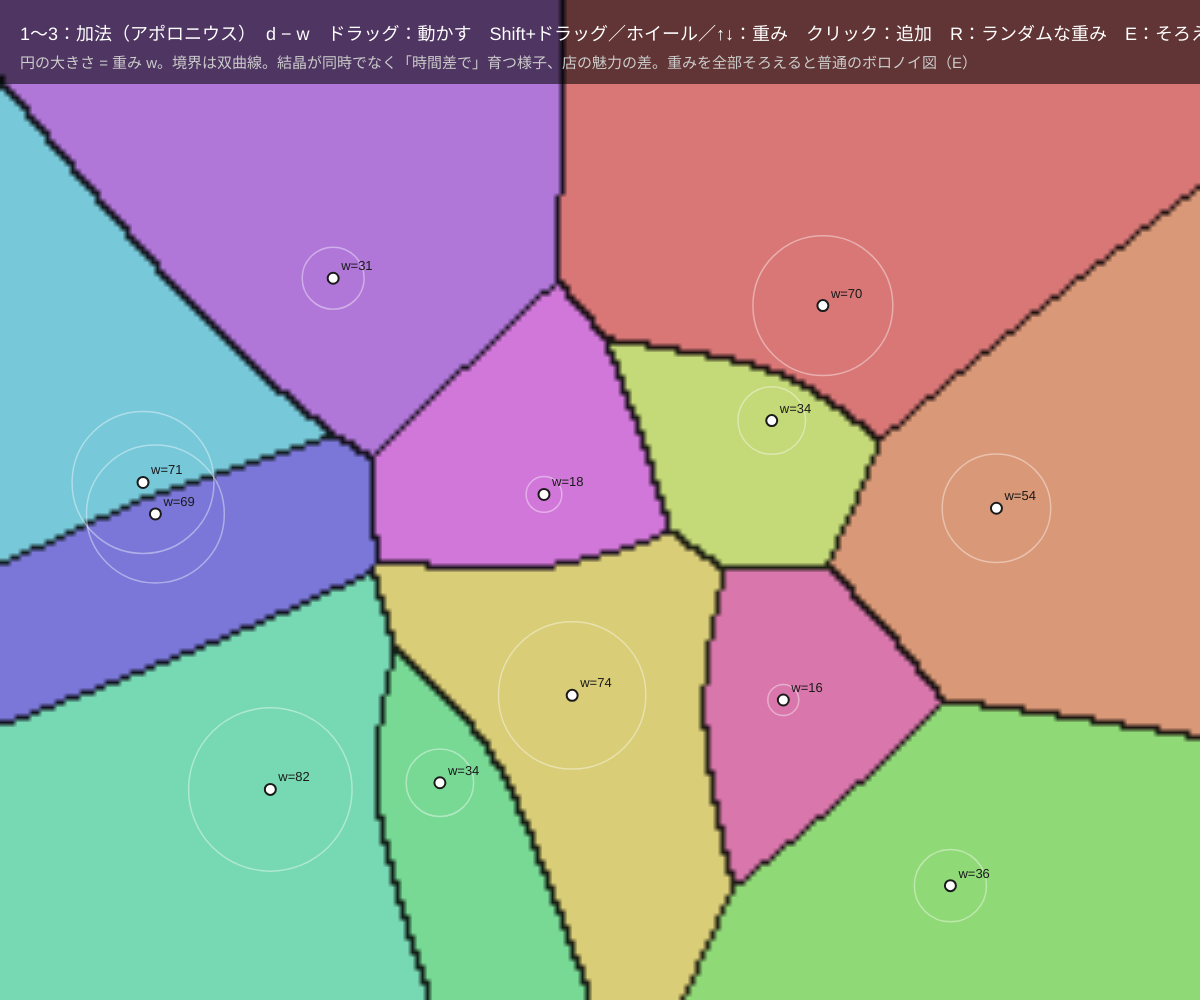
Frame 1 (no input)
Frame 60 (no input): identical to frame 1, image omitted
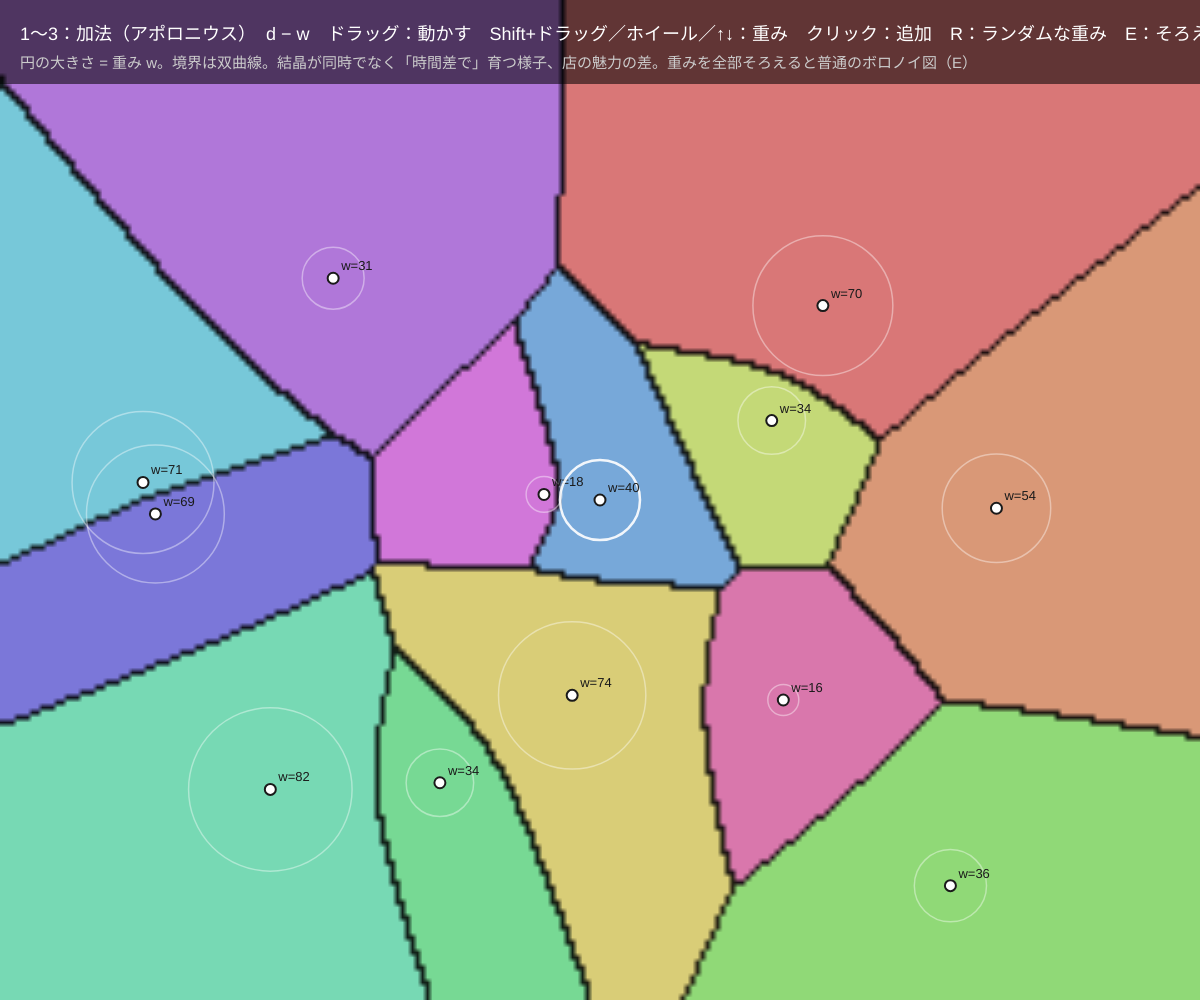
Frame 120 (the mouse pressed at the canvas centre since frame 60)

The p5.js sketch that drew these frames (run headless with seeded random() and noise() and a simulated clock; from frame 60 on, the mouse is pressed at the canvas centre):

// p5.js sketch
// ── sketch.js
// ============================================
// 08 重みつきボロノイ
// サイトに「重み w（強さ）」をつけて、距離の測り方を変える。強いサイトほど広いなわばりを持つ
//   1 加法（アポロニウス）d − w：境界は双曲線 / 2 乗法 d ÷ w：境界は円（アポロニウスの円）/ 3 パワー図 d² − w²：境界は直線
// 1〜3 = 種類 / ドラッグ = 動かす / Shift+ドラッグ・ホイール・↑↓ = マウスの近くのサイトの重み / クリック = 追加 / R = ランダムな重み / E = 重みをそろえる / C = 消す
// ============================================

let sites = [];
let mode = 1;
let res = 5;              // ★ 計算の細かさ
let buf, gw, gh;
let dirty = true;
let dragging = -1, weighting = -1, dragStartY = 0, wStart = 0;
let names = ['', '加法（アポロニウス）  d − w', '乗法  d ÷ w', 'パワー図  d² − w²'];

function setup() {
  createCanvas(windowWidth, windowHeight);
  colorMode(HSB, 360, 100, 100, 100);
  gw = ceil(width / res); gh = ceil(height / res);
  buf = createGraphics(gw, gh);
  buf.pixelDensity(1);
  for (let i = 0; i < 12; i++) sites.push({ x: random(80, width - 80), y: random(140, height - 60), w: random(10, 90) });
}

// ★ 重みつきの「距離」。小さいサイトが勝つ
function wdist(s, x, y) {
  let d2 = (x - s.x) ** 2 + (y - s.y) ** 2;
  if (mode === 1) return Math.sqrt(d2) - s.w;
  if (mode === 2) return Math.sqrt(d2) / (s.w * 0.02);   // w = 50 で 1 倍
  return d2 - s.w * s.w;
}

function paintBuffer() {
  let cols = sites.map((s, i) => hsbToRgb((i * 137.5) % 360, 45, 85));
  let lab = new Int16Array(gw * gh);
  for (let gy = 0; gy < gh; gy++) for (let gx = 0; gx < gw; gx++) {
    let x = (gx + 0.5) * res, y = (gy + 0.5) * res, best = -1, bd = Infinity;
    for (let i = 0; i < sites.length; i++) { let d = wdist(sites[i], x, y); if (d < bd) { bd = d; best = i; } }
    lab[gx + gy * gw] = best;
  }
  buf.loadPixels();
  let px = buf.pixels;
  for (let gy = 0; gy < gh; gy++) for (let gx = 0; gx < gw; gx++) {
    let i = gx + gy * gw, l = lab[i], k = 4 * i;
    let edge = (gx + 1 < gw && lab[i + 1] !== l) || (gy + 1 < gh && lab[i + gw] !== l);
    let c = l >= 0 ? cols[l] : [25, 25, 25], f = edge ? 0.15 : 1;
    px[k] = c[0] * f; px[k + 1] = c[1] * f; px[k + 2] = c[2] * f; px[k + 3] = 255;
  }
  buf.updatePixels();
  dirty = false;
}

function nearestIdx(x, y, r) {
  let best = -1, bd = r;
  for (let i = 0; i < sites.length; i++) { let d = dist(x, y, sites[i].x, sites[i].y); if (d < bd) { bd = d; best = i; } }
  return best;
}

function draw() {
  if (dirty) paintBuffer();
  image(buf, 0, 0, gw * res, gh * res);
  let hov = nearestIdx(mouseX, mouseY, 200);
  for (let i = 0; i < sites.length; i++) {
    let s = sites[i];
    noFill(); stroke(0, 0, 100, i === hov ? 90 : 40); strokeWeight(i === hov ? 2.5 : 1.5);
    circle(s.x, s.y, s.w * 2);                       // 重みを円の大きさで
    stroke(0, 0, 10); strokeWeight(2); fill(0, 0, 100); circle(s.x, s.y, 11);
    noStroke(); fill(0, 0, 10); textSize(13); text('w=' + nf(s.w, 1, 0), s.x + 8, s.y - 8);
  }
  noStroke(); fill(0, 0, 0, 55); rect(0, 0, width, 84);
  fill(0, 0, 100); textSize(18);
  text('1〜3：' + names[mode] + '　ドラッグ：動かす　Shift+ドラッグ／ホイール／↑↓：重み　クリック：追加　R：ランダムな重み　E：そろえる　C：消す', 20, 40);
  fill(0, 0, 80); textSize(15);
  let tip = mode === 1 ? '境界は双曲線。結晶が同時でなく「時間差で」育つ様子、店の魅力の差' : mode === 2 ? '境界は円。弱いサイトが強いサイトに囲まれて島になる。セルが飛び地になることも'
    : 'パワー図：境界はまっすぐのまま動く。重みが小さすぎるとセルが消える（空のセル）';
  text('円の大きさ = 重み w。' + tip + '。重みを全部そろえると普通のボロノイ図（E）', 20, 68);
}

function mousePressed() {
  if (mouseY < 90) return;
  let i = nearestIdx(mouseX, mouseY, 14);
  if (keyIsDown(SHIFT)) { weighting = nearestIdx(mouseX, mouseY, 200); dragStartY = mouseY; if (weighting >= 0) wStart = sites[weighting].w; return; }
  if (i >= 0) { dragging = i; return; }
  sites.push({ x: mouseX, y: mouseY, w: 40 }); dirty = true;
}
function mouseDragged() {
  if (weighting >= 0) { sites[weighting].w = constrain(wStart + (dragStartY - mouseY) * 0.6, 5, 200); dirty = true; return; }
  if (dragging < 0) return;
  sites[dragging].x = constrain(mouseX, 0, width); sites[dragging].y = constrain(mouseY, 90, height); dirty = true;
}
function mouseReleased() { dragging = -1; weighting = -1; }
function mouseWheel(e) {
  let i = nearestIdx(mouseX, mouseY, 200);
  if (i >= 0) { sites[i].w = constrain(sites[i].w - e.delta * 0.05, 5, 200); dirty = true; }
  return false;
}
function keyPressed() {
  if (key === '1' || key === '2' || key === '3') { mode = int(key); dirty = true; }
  let i = nearestIdx(mouseX, mouseY, 200);
  if (key === UP_ARROW && i >= 0) { sites[i].w = min(200, sites[i].w + 8); dirty = true; }
  if (key === DOWN_ARROW && i >= 0) { sites[i].w = max(5, sites[i].w - 8); dirty = true; }
  if (key === 'r' || key === 'R') { for (let s of sites) s.w = random(5, 120); dirty = true; }
  if (key === 'e' || key === 'E') { for (let s of sites) s.w = 40; dirty = true; }
  if (key === 'c' || key === 'C') { sites = []; dirty = true; }
}

// ---------- やってみよう ----------
// 1. E で重みをそろえてから、1 つだけ重みを大きくしよう。3 つの種類で境界の形はどう違う？
// 2. 乗法（2）で、強いサイトの近くに弱いサイトを置くと「島」になる。島の境界が円になることを確かめよう
// 3. パワー図（3）で重みを小さくしていくと、セルが消える。消える瞬間はどんなとき？
// 4. 重みを「人口」、サイトを「駅」と思って、駅の利用圏の地図をつくってみよう

// 色の変換（HSB → RGB 0〜255）
function hsbToRgb(h, s, b) {
  s /= 100; b /= 100;
  let k = (n) => (n + h / 60) % 6;
  let f = (n) => b * (1 - s * Math.max(0, Math.min(k(n), 4 - k(n), 1)));
  return [255 * f(5), 255 * f(3), 255 * f(1)];
}
